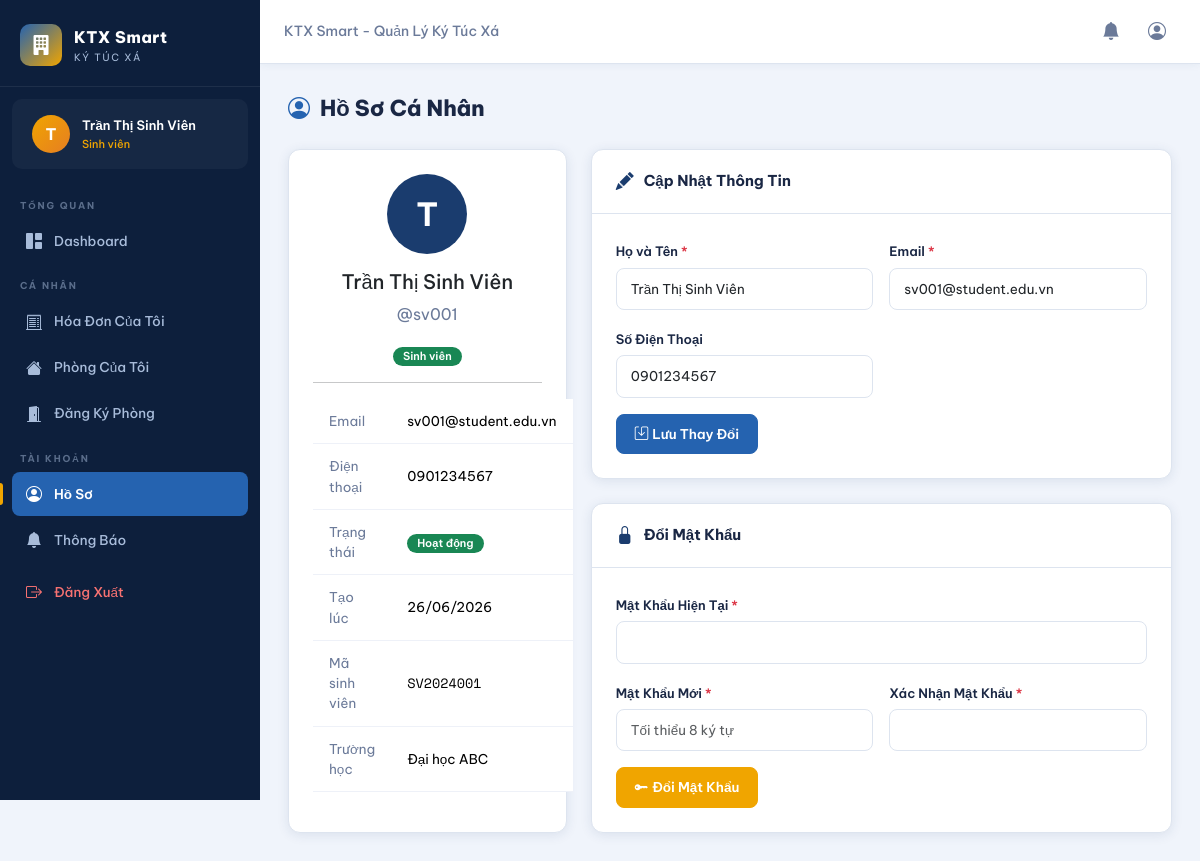
The app's page /pages/profile.php (signed in) with its own data.
### tables this page shows
CREATE TABLE IF NOT EXISTS users (
    id              INT AUTO_INCREMENT PRIMARY KEY,
    username        VARCHAR(50)  NOT NULL UNIQUE,
    email           VARCHAR(100) NOT NULL UNIQUE,
    password        VARCHAR(255) NOT NULL,
    full_name       VARCHAR(100) NOT NULL,
    phone           VARCHAR(20),
    role            ENUM('admin','staff','student') NOT NULL DEFAULT 'student',
    status          ENUM('active','inactive') NOT NULL DEFAULT 'active',
    reset_token         VARCHAR(100) NULL,
    reset_token_expires DATETIME    NULL,
    last_login      DATETIME NULL,
    created_at      DATETIME NOT NULL DEFAULT CURRENT_TIMESTAMP,
    updated_at      DATETIME NOT NULL DEFAULT CURRENT_TIMESTAMP ON UPDATE CURRENT_TIMESTAMP
);

CREATE TABLE IF NOT EXISTS student_profiles (
    id              INT AUTO_INCREMENT PRIMARY KEY,
    user_id         INT NOT NULL UNIQUE,
    student_code    VARCHAR(20) UNIQUE,
    university      VARCHAR(150),
    room_id         INT NULL,
    move_in_date    DATE NULL,
    move_out_date   DATE NULL,
    created_at      DATETIME NOT NULL DEFAULT CURRENT_TIMESTAMP,
    FOREIGN KEY (user_id) REFERENCES users(id) ON DELETE CASCADE
);

### pages/profile.php (the view, shortened to what this page needs)
<?php
require_once __DIR__ . '/../includes/functions.php';
$user = currentUser();
$db   = getDB();
$sp = null;
if ($user['role'] === 'student') {
    $spStmt = $db->prepare("SELECT * FROM student_profiles WHERE user_id=?");
    $spStmt->execute([$user['id']]);
    $sp = $spStmt->fetch();
}
?>
<?php include __DIR__ . '/../includes/header.php'; ?>
<div class="container-fluid px-0">
<div class="page-header">
    <div class="page-title"><i class="bi bi-person-circle"></i> Hồ Sơ Cá Nhân</div>
</div>
<div class="row g-4">
    <div class="col-lg-4">
        <div class="card text-center">
            <div class="card-body py-4">
                <div style="width:80px;height:80px;border-radius:50%;background:var(--primary);color:#fff;
                    font-size:2rem;font-weight:700;display:flex;align-items:center;justify-content:center;margin:0 auto 16px;">
                    <?= mb_substr($user['full_name'], 0, 1) ?>
                </div>
                <h5><?= htmlspecialchars($user['full_name']) ?></h5>
                <p style="color:var(--text-muted);">@<?= htmlspecialchars($user['username']) ?></p>
                <?= statusBadge($user['role']) ?>
                <hr>
                <table class="table table-borderless text-start" style="font-size:13px;">
                    <tr><td style="color:var(--text-muted);">Email</td><td><?= htmlspecialchars($user['email']) ?></td></tr>
                    <tr><td style="color:var(--text-muted);">Điện thoại</td><td><?= htmlspecialchars($user['phone'] ?? '—') ?></td></tr>
                    <tr><td style="color:var(--text-muted);">Trạng thái</td><td><?= statusBadge($user['status']) ?></td></tr>
                    <tr><td style="color:var(--text-muted);">Tạo lúc</td><td><?= formatDate($user['created_at']) ?></td></tr>
                    <?php if ($sp): ?>
                    <tr><td style="color:var(--text-muted);">Mã sinh viên</td><td class="text-mono"><?= $sp['student_code'] ?></td></tr>
                    <tr><td style="color:var(--text-muted);">Trường học</td><td><?= htmlspecialchars($sp['university'] ?? '—') ?></td></tr>
                    <?php endif; ?>
                </table>
            </div>
        </div>
    </div>
    <div class="col-lg-8">
        <div class="card mb-4">
            <div class="card-header"><i class="bi bi-pencil-fill"></i> Cập Nhật Thông Tin</div>
            <div class="card-body">
                <form method="POST">
                    <div class="row g-3">
                        <div class="col-md-6">
                            <label class="form-label">Họ và Tên <span class="text-danger">*</span></label>
                            <input type="text" name="full_name" class="form-control" value="<?= htmlspecialchars($user['full_name']) ?>" required>
                        </div>
                        <div class="col-md-6">
                            <label class="form-label">Email <span class="text-danger">*</span></label>
                            <input type="email" name="email" class="form-control" value="<?= htmlspecialchars($user['email']) ?>" required>
                        </div>
                        <div class="col-md-6">
                            <label class="form-label">Số Điện Thoại</label>
                            <input type="tel" name="phone" class="form-control" value="<?= htmlspecialchars($user['phone'] ?? '') ?>">
                        </div>
                    </div>
                    <button type="submit" class="btn btn-primary mt-3">
                        <i class="bi bi-save me-1"></i>Lưu Thay Đổi
                    </button>
                </form>
            </div>
        </div>
        <div class="card">
            <div class="card-header"><i class="bi bi-lock-fill"></i> Đổi Mật Khẩu</div>
            <div class="card-body">
                <form method="POST">
                    <div class="row g-3">
                        <div class="col-12">
                            <label class="form-label">Mật Khẩu Hiện Tại <span class="text-danger">*</span></label>
                            <input type="password" name="current_password" class="form-control" required>
                        </div>
                        <div class="col-md-6">
                            <label class="form-label">Mật Khẩu Mới <span class="text-danger">*</span></label>
                            <input type="password" name="new_password" class="form-control" placeholder="Tối thiểu 8 ký tự" required>
                        </div>
                        <div class="col-md-6">
                            <label class="form-label">Xác Nhận Mật Khẩu <span class="text-danger">*</span></label>
                            <input type="password" name="confirm_password" class="form-control" required>
                        </div>
                    </div>
                    <button type="submit" class="btn btn-warning mt-3">
                        <i class="bi bi-key-fill me-1"></i>Đổi Mật Khẩu
                    </button>
                </form>
            </div>
        </div>
    </div>
</div>
</div>
<?php include __DIR__ . '/../includes/footer.php'; ?>

### includes/header.php (shortened to what this page needs)
<?php
require_once __DIR__ . '/../includes/functions.php';
$user = currentUser();
$currentPage = basename($_SERVER['PHP_SELF'], '.php');
?>
<!DOCTYPE html>
<html lang="vi">
<head>
<link href="https://cdn.jsdelivr.net/npm/bootstrap@5.3.2/dist/css/bootstrap.min.css" rel="stylesheet">
<link href="https://cdn.jsdelivr.net/npm/bootstrap-icons@1.11.3/font/bootstrap-icons.css" rel="stylesheet">
<link href="<?= BASE_URL ?>/assets/css/style.css" rel="stylesheet">
</head>
<body>
<?php if (isLoggedIn()): ?>
<div class="sidebar" id="sidebar">
    <div class="sidebar-brand">
        <div class="brand-icon"><i class="bi bi-building-fill"></i></div>
        <div class="brand-text">
            <span class="brand-name">KTX Smart</span>
            <span class="brand-sub">Ký Túc Xá</span>
        </div>
    </div>
    <div class="sidebar-user">
        <div class="user-avatar">
            <span><?= mb_substr($user['full_name'], 0, 1) ?></span>
        </div>
        <div class="user-info">
            <span class="user-name"><?= htmlspecialchars($user['full_name']) ?></span>
            <span class="user-role"><?= ['admin'=>'Quản trị viên','staff'=>'Nhân viên','student'=>'Sinh viên'][$user['role']] ?></span>
        </div>
    </div>
    <nav class="sidebar-nav">
        <div class="nav-section-label">TỔNG QUAN</div>
        <a href="<?= BASE_URL ?>/pages/dashboard.php" class="nav-item <?= $currentPage==='dashboard'?'active':'' ?>">
            <i class="bi bi-grid-1x2-fill"></i><span>Dashboard</span>
        </a>
        <?php if ($user['role'] === 'student'): ?>
        <div class="nav-section-label">CÁ NHÂN</div>
        <a href="<?= BASE_URL ?>/pages/my_invoices.php" class="nav-item <?= $currentPage==='my_invoices'?'active':'' ?>">
            <i class="bi bi-receipt-cutoff"></i><span>Hóa Đơn Của Tôi</span>
        </a>
        <a href="<?= BASE_URL ?>/pages/my_room.php" class="nav-item <?= $currentPage==='my_room'?'active':'' ?>">
            <i class="bi bi-house-fill"></i><span>Phòng Của Tôi</span>
        </a>
        <a href="<?= BASE_URL ?>/pages/room_register.php" class="nav-item <?= $currentPage==='room_register'?'active':'' ?>">
            <i class="bi bi-door-open-fill"></i><span>Đăng Ký Phòng</span>
        </a>
        <?php endif; ?>
        <div class="nav-section-label">TÀI KHOẢN</div>
        <a href="<?= BASE_URL ?>/pages/profile.php" class="nav-item <?= $currentPage==='profile'?'active':'' ?>">
            <i class="bi bi-person-circle"></i><span>Hồ Sơ</span>
        </a>
        <a href="<?= BASE_URL ?>/pages/notifications.php" class="nav-item <?= $currentPage==='notifications'?'active':'' ?>">
            <i class="bi bi-bell-fill"></i><span>Thông Báo</span>
        </a>
        <a href="<?= BASE_URL ?>/pages/logout.php" class="nav-item nav-logout">
            <i class="bi bi-box-arrow-right"></i><span>Đăng Xuất</span>
        </a>
    </nav>
</div>
<div class="topbar">
    <div class="topbar-breadcrumb">
        <span><?= SITE_NAME ?></span>
    </div>
    <div class="topbar-actions">
        <a href="<?= BASE_URL ?>/pages/notifications.php" class="topbar-btn">
            <i class="bi bi-bell-fill"></i>
        </a>
        <a href="<?= BASE_URL ?>/pages/profile.php" class="topbar-btn">
            <i class="bi bi-person-circle"></i>
        </a>
    </div>
</div>
<div class="main-wrapper">
<?php endif; ?>

### includes/functions.php (shortened to what this page needs)
<?php
function isLoggedIn() {
    return isset($_SESSION['user_id']) && !empty($_SESSION['user_id']);
}
function currentUser() {
    $db = getDB();
    $stmt = $db->prepare("SELECT * FROM users WHERE id = ?");
    $stmt->execute([$_SESSION['user_id']]);
    return $stmt->fetch();
}
function formatDate($date) {
    return date('d/m/Y', strtotime($date));
}
function statusBadge($status) {
    $map = [
        'pending'  => ['class' => 'warning', 'text' => 'Chờ thanh toán'],
        'partial'  => ['class' => 'info',    'text' => 'Thanh toán 1 phần'],
        'paid'     => ['class' => 'success',  'text' => 'Đã thanh toán'],
        'overdue'  => ['class' => 'danger',   'text' => 'Quá hạn'],
        'cancelled'=> ['class' => 'secondary','text' => 'Đã hủy'],
        'active'   => ['class' => 'success',  'text' => 'Hoạt động'],
        'inactive' => ['class' => 'secondary','text' => 'Không hoạt động'],
        'available'=> ['class' => 'success',  'text' => 'Còn chỗ'],
        'full'     => ['class' => 'danger',   'text' => 'Đầy'],
        'maintenance'=>['class'=>'warning',   'text' => 'Bảo trì'],
        'standard' => ['class' => 'info',     'text' => 'Tiêu chuẩn'],
        'premium'  => ['class' => 'primary',  'text' => 'Cao cấp'],
        'vip'      => ['class' => 'warning',  'text' => 'VIP'],
        'admin'    => ['class' => 'danger',   'text' => 'Admin'],
        'staff'    => ['class' => 'primary',  'text' => 'Nhân viên'],
        'student'  => ['class' => 'success',  'text' => 'Sinh viên'],
        'approved' => ['class' => 'success',  'text' => 'Đã duyệt'],
        'rejected' => ['class' => 'danger',   'text' => 'Từ chối'],
        'register' => ['class' => 'primary',  'text' => 'Đăng ký phòng'],
        'cancel'   => ['class' => 'danger',   'text' => 'Huỷ phòng'],
        'change'   => ['class' => 'warning',  'text' => 'Đổi phòng'],
    ];
    $info = $map[$status] ?? ['class' => 'secondary', 'text' => ucfirst($status)];
    return "<span class='badge bg-{$info['class']}'>{$info['text']}</span>";
}

### records on screen
users: full_name "T", full_name "Trần Thị Sinh Viên", role "Sinh viên", username "sv001", role "Sinh viên Hoạt động", email "sv001@student.edu.vn", phone "0901234567", created_at "26/06/2026"
student_profiles: student_code "SV2024001", university "Đại học ABC"

### other values on screen
SITE_NAME "KTX Smart - Quản Lý Ký Túc Xá"
